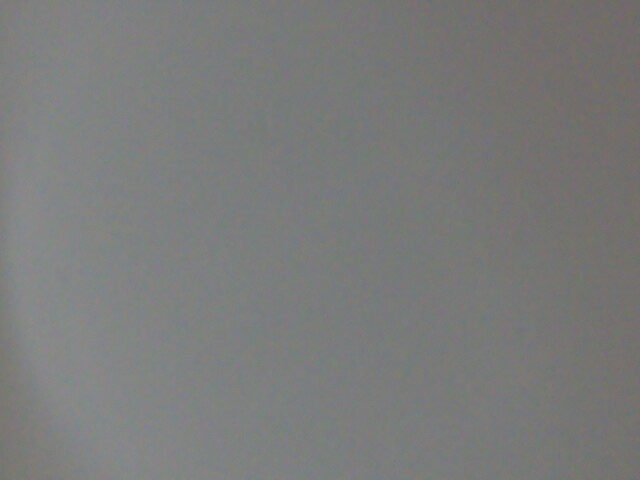
#> input picture Code/samples/photo_1764635275.jpg, 640 x 480 px
$ python -i detector.py   (imports and definitions only)
#> lines starting #> are read from the running program, lines starting #| are printed output that depends on the picture; after the words box and inside, x2 and y2 are one past the last pixel; in counts of white or black regions, pixels touching at a corner belong together
#> further down, picture is the input picture: shape (480, 640, 3); mean B, G, R 122.2, 123.1, 122.2
"""Detector de objetos candidatos: el mismo que usa "Capture Photo" en el equipo.
Lo comparten la app y las pruebas locales, así que se mide exactamente lo que corre en la Raspberry."""
import cv2


def detectar(bgr, area_min=0.0005, area_max=0.01):
    """Cajas (x, y, w, h) de los objetos de una imagen BGR. Las áreas son fracción del área de la imagen."""
#> called with area_min = 0.0005, area_max = 0.01
    H, W = bgr.shape[:2]
#> H = 480; W = 640
    gray = cv2.cvtColor(bgr, cv2.COLOR_BGR2GRAY)
    gray = cv2.createCLAHE(clipLimit=2.0, tileGridSize=(8, 8)).apply(gray)
    blur = cv2.GaussianBlur(gray, (5, 5), 0)
    th = cv2.adaptiveThreshold(blur, 255, cv2.ADAPTIVE_THRESH_GAUSSIAN_C, cv2.THRESH_BINARY_INV, 31, 3)
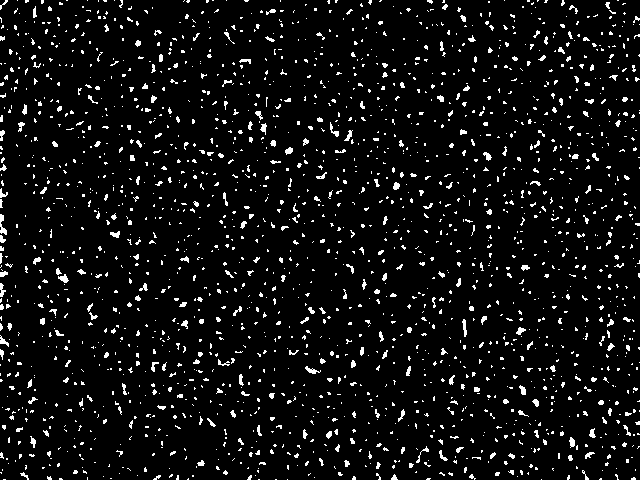
#> th: shape (480, 640); 6% white in thin lines or dots
    th = cv2.morphologyEx(th, cv2.MORPH_OPEN, cv2.getStructuringElement(cv2.MORPH_ELLIPSE, (3, 3)), iterations=2)
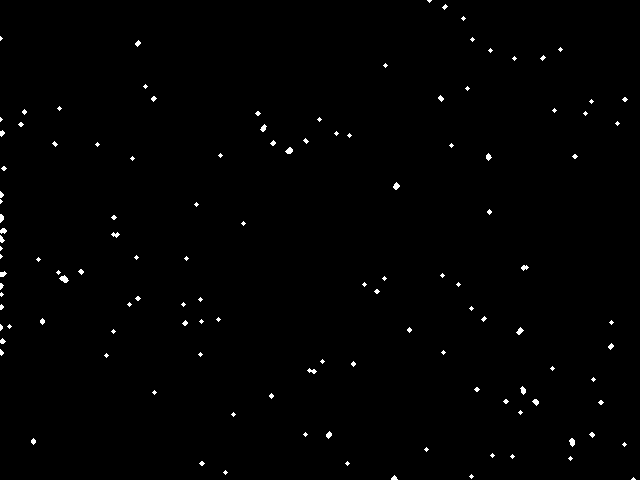
#> th: shape (480, 640); 0.69% white; 122 white regions (92 under 20 px)
    cnts, _ = cv2.findContours(th, cv2.RETR_EXTERNAL, cv2.CHAIN_APPROX_SIMPLE)
#> cnts = 122 contours, 107 with area under 20; largest, box (x1, y1, x2, y2) and area: (59, 275, 69, 283) 36, (285, 147, 293, 154) 28, (569, 438, 575, 447) 28, (393, 182, 400, 190) 26, (516, 327, 524, 335) 24
    cajas = []
    for c in cnts:
        a = cv2.contourArea(c)
        if area_min * H * W <= a <= area_max * H * W and cv2.arcLength(c, True) > 0:
            cajas.append(cv2.boundingRect(c))
#> this loop made 122 passes
#> (c, a) on passes 1, 3, 4, 5, 7, 8, 9, 10, 11, 15, 17, 18: ([[633, 477], [631, 479], [635, 479]], 4), ([[471, 474], [469, 476], [471, 478], [473, 476]], 8), ([[225, 470], [223, 472], [225, 474], [227, 472]], 8), ([[347, 461], [345, 463], [347, 465], [349, 463]], 8), ([[570, 456], [568, 458], [570, 460], [572, 458]], 8), ([[512, 454], [510, 456], [512, 458], [514, 456]], 8), ([[492, 453], [490, 455], [492, 457], [494, 455]], 8), ([[426, 447], [424, 449], [426, 451], [428, 449]], 8), ([[624, 442], [622, 444], [624, 446], [626, 444]], 8), ([[305, 432], [303, 434], [305, 436], [307, 434]], 8), ([[233, 412], [231, 414], [233, 416], [235, 414]], 8), ([[520, 410], [518, 412], [520, 414], [522, 412]], 8)
#> a on passes 2, 6, 12, 13, 14, 16: 14, 12, 27.5, 16, 14.5, 22
#> after the loop, cajas = []
    return cajas

>>> import cv2
>>> picture = cv2.imread('../samples/photo_1764635275.jpg')
>>> result = detectar(picture)
#> result = []

$ run again, on Code/samples/photo_1764862161.jpg
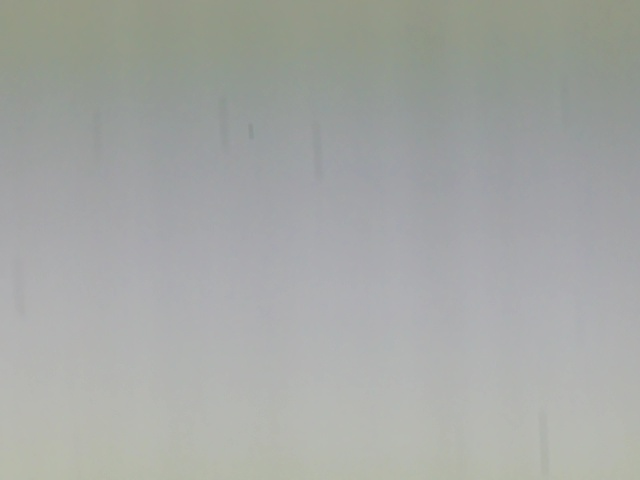
#> input picture Code/samples/photo_1764862161.jpg, 640 x 480 px
#> picture is the input picture: shape (480, 640, 3); mean B, G, R 164.4, 167.5, 165
#> in detectar, `th = cv2.adaptiveThreshold(blur, 255, cv2.ADAPTIVE_THRESH_GAUSSIAN_C, ..`:
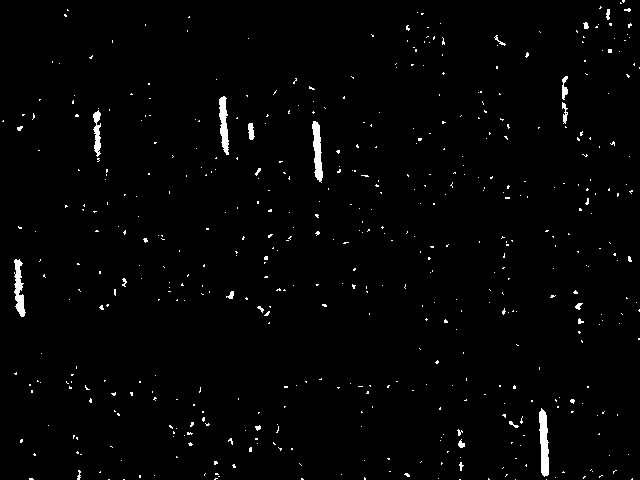
#> th: shape (480, 640); 1.5% white; 515 white regions (491 under 20 px), largest, box (x1, y1, x2, y2) and area: (539, 408, 549, 477) 499, (312, 121, 323, 183) 415, (14, 259, 26, 317) 383
#> in detectar, `th = cv2.morphologyEx(th, cv2.MORPH_OPEN, cv2.getStructuringElement(cv..`:
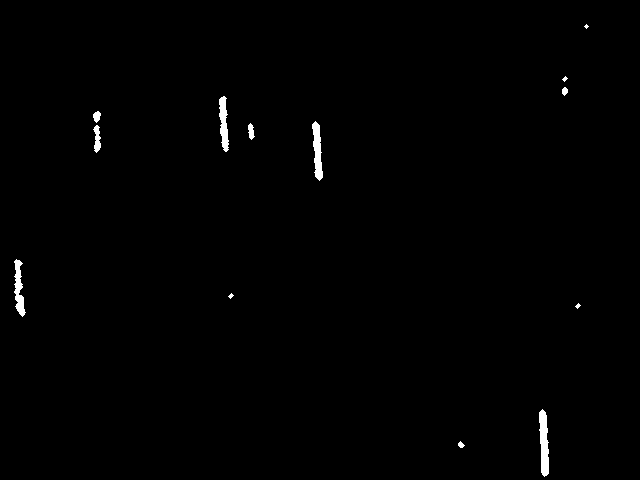
#> th: shape (480, 640); 0.66% white; 13 white regions (4 under 20 px)
#> cnts = 13 contours, 4 with area under 20; largest, box (x1, y1, x2, y2) and area: (539, 409, 549, 477) 426, (312, 121, 323, 181) 344, (14, 259, 26, 317) 304, (219, 96, 229, 152) 302, (93, 125, 101, 153) 110
#> the loop in detectar, `for c in cnts:` made 13 passes
#> a on passes 1, 2, 5, 6, 7, 8, 9, 10: 22, 426.5, 304, 109.5, 59, 344, 52, 301.5
#> after the loop in detectar, `for c in cnts:`: cajas = [(539, 409, 10, 68), (14, 259, 12, 58), (312, 121, 11, 60), (219, 96, 10, 56)]
#> result has the same summary as cajas in detectar
